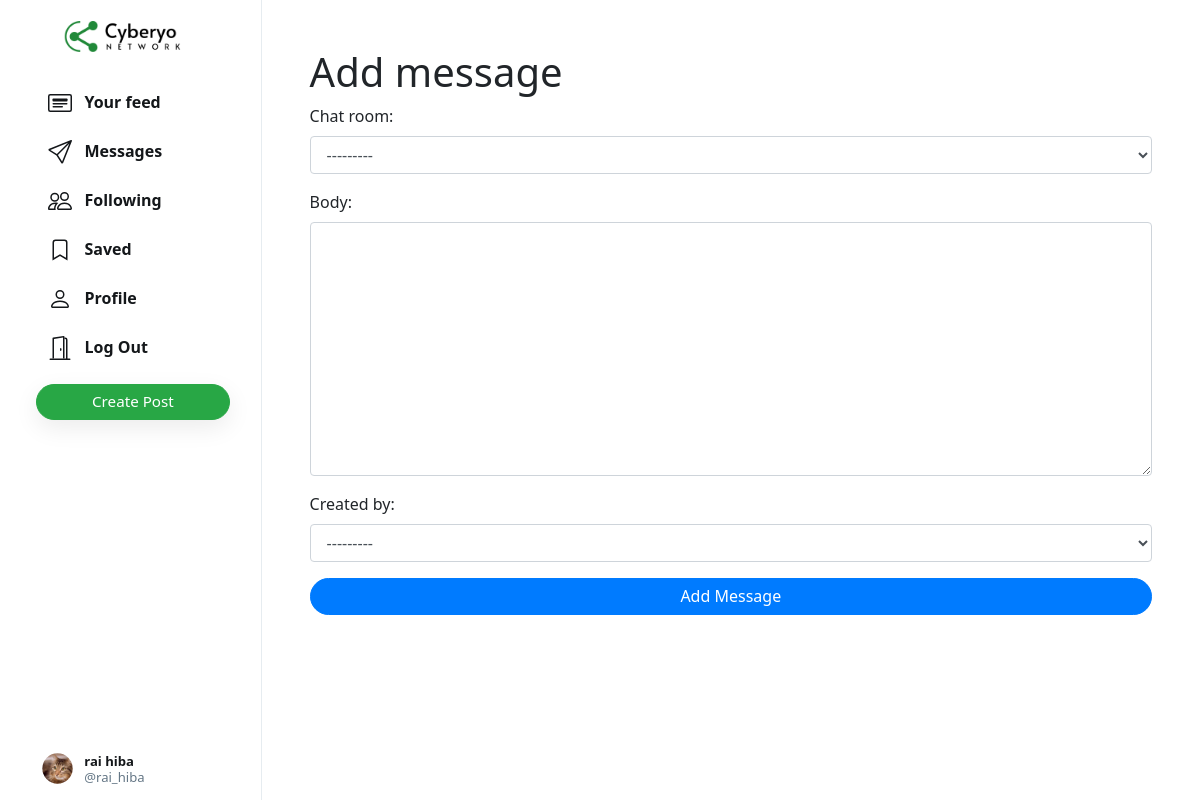
Screenshot of /n/add/message/ (signed in) with the database file from the repository.
### network/models.py (models this page shows, shortened)
class User(AbstractUser):
    profile_pic = models.ImageField(upload_to='profile_pic/')
    bio = models.TextField(max_length=160, blank=True, null=True)
    cover = models.ImageField(upload_to='covers/', blank=True)
    def __str__(self):
        return self.username

### network/views.py (the view)
# urls.py: path('n/add/message/', views.add_message, name='add_message'),
def add_message(request):
    if request.method == 'POST':
        form = MessageForm(request.POST)
        if form.is_valid():
            message = form.save()
            return redirect('admin_message')
    else:
        form = MessageForm()
    return render(request, 'network/admin_panel/add_message.html', {'form': form})

### network/forms.py
class MessageForm(forms.ModelForm):
    created_by = forms.ModelChoiceField(queryset=User.objects.all())  # Adjust queryset as needed
    class Meta:
        model = Message
        fields = ['chat_room', 'body', 'created_by']

### chat/models.py (called while the page is built)
    def __str__(self):
        return f'{self.room_id}'

### network/templates/network/admin_panel/add_message.html (shortened to what this page needs)
{% extends "network/layout.html" %}
{% load static %}
{% block body %}
{% load widget_tweaks %}
<div class="main-div" style="width: 78.2%;">
  <form method="post" class="d-flex flex-column justify-content-center p-5" enctype="multipart/form-data">
    <h1>Add message</h1>
    {% for field in form.visible_fields %}
                <div class="form-group">
                {{ field.label_tag }}
                {% render_field field class="form-control" %}
                </div>
            {% endfor %}
    <button type="submit" class="btn btn-primary">Add Message</button>
  </form>
</div>
{% endblock %}

### network/templates/network/layout.html (shortened to what this page needs)
{% load static %}
<!DOCTYPE html>
<html lang="en">
    <head>
        <link rel="stylesheet" href="https://stackpath.bootstrapcdn.com/bootstrap/4.4.1/css/bootstrap.min.css">
        <link href="{% static 'network/styles.css' %}" rel="stylesheet">
        <link rel="stylesheet" href="https://use.fontawesome.com/releases/v5.15.1/css/all.css">
    </head>
    <body>
        <div class="body" data-page="{{page}}">
            <div class="sidenav">
                <a href="{% url 'index' %}" class="navbar-brand">
                    <img src="{% static 'network/Images/logo.png' %}" height="31px">
                </a>
                <div style="height: 100%;">
                    <div>
                        <div>
                            <ul>
                                <li class="nav-item" id="all_posts">
                                <a href="{% url 'index' %}" class="nav-link">
                                    <div>
                                        &nbsp;&nbsp;Your feed
                                    </div>
                                </a>
                                </li>
                                {% if user.is_authenticated %}
                                    <li class="nav-item" id="messaging">
                                        <a href="{% url 'chatting' %}" class="nav-link">
                                            <div>
                                                &nbsp;&nbsp;Messages
                                            </div>
                                        </a>
                                    </li>
                                    <li class="nav-item" id="following">
                                        <a href="{% url 'following' %}" class="nav-link">
                                            <div>
                                                &nbsp;&nbsp;Following
                                            </div>
                                        </a>
                                    </li>
                                    <li class="nav-item" id="saved">
                                        <a href="{% url 'saved' %}" class="nav-link">
                                            <div>
                                                <svg width="1.5em" height="1.5em" viewBox="0 0 16 16" class="bi bi-bookmark" fill="currentColor" xmlns="http://www.w3.org/2000/svg">
                                                    <path fill-rule="evenodd" d="M8 12l5 3V3a2 2 0 0 0-2-2H5a2 2 0 0 0-2 2v12l5-3zm-4 1.234l4-2.4 4 2.4V3a1 1 0 0 0-1-1H5a1 1 0 0 0-1 1v10.234z"/>
                                                  </svg>
                                                &nbsp;&nbsp;Saved
                                            </div>
                                        </a>
                                    </li>
                                    <li class="nav-item" id="profile">
                                        <a href="{% url 'profile' user.username %}" class="nav-link">
                                            <div>
                                                &nbsp;&nbsp;Profile
                                            </div>
                                        </a>
                                    </li>
                                    <li class="nav-item" id="logout">
                                        <a href="{% url 'logout' %}" class="nav-link">
                                            <div>
                                                &nbsp;&nbsp;Log Out
                                            </div>
                                        </a>
                                    </li>
                                {% endif %}
                            </ul>
                        </div>
                        {% if user.is_authenticated %}
                            <button id="popup-btn" class="btn btn-success new-post-btn" onclick="createpost()">Create Post</button>
                        {% endif %}
                    </div>
                    <div style="position: absolute; bottom: 10px;">
                        {% if user.is_authenticated %}
                            <li class="nav-item sidenav-user">
                                <a href="{% url 'profile' user.username %}" class="nav-link">
                                    <div class="user_account">
                                        <div class="small-profilepic" style="float: left; background-image: url(/media/{{user.profile_pic}})"></div>
                                        <div style="height: 2.7vw; margin: auto;">
                                            <div style="margin-top: 4px;"><strong>{{user.first_name}} {{user.last_name}}</strong></div>
                                            <div class="grey" style="margin-top: 4px;">@{{ user.username }}</div>
                                        </div>
                                    </div>
                                </a>
                            </li>
                        {% endif %}
                    </div>
                </div>
            </div>
            {%block chat%}
            {% block body %}
            {% endblock %}
            </div>
            {% endblock %}
</body>
</html>

### network/static/network/styles.css (style rules this page uses)
.body { display: flex; min-height: 100%; font-family: system-ui, sans-serif; }
.btn { border-radius: 20px; padding: 0.32rem 1rem 0.375rem 1rem; }
.btn, .btn:focus, .btn:active { box-shadow: none !important; -webkit-box-shadow: none !important; }
.grey { color: #657786; }
svg { vertical-align: text-top; }
.sidenav { height: 100%; width: 21.8%; position: fixed; top: 0; left: 0; padding: 15px; list-style: none; border-right: .5px solid #e6ecf0; z-index: 100; padding-left: 3%; background-color: white; }
.sidenav ul { list-style: none; padding-left: 0px; margin-top: 3vh; }
.sidenav li { margin-top: 7px; }
.sidenav .nav-link { color: #14171a; line-height: .7em; font-weight: 700; padding: 0px; }
.sidenav .nav-link > div { padding: 10px 20px 8px 12px; border-radius: 25px; line-height: 0.9em; width: max-content; }
.new-post-btn { padding-left: 55px !important; padding-right: 55px !important; font-size: .95em; font-weight: 530; box-shadow: rgba(0, 0, 0, 0.08) 0px 8px 24px !important; }
.user_account { display: flex; font-size: .82rem; font-weight: normal; padding-top: 3px !important; padding-bottom: 3px !important; padding-left: 3px !important; }
.user_account .small-profilepic { transform: scale(.82); margin-left: auto; margin-top: auto; }
.main-div { position: relative; width: 47.25%; min-height: 100vh; left: 21.8%; }
.small-profilepic { width: 3.1vw; height: 3.1vw; border-radius: 9999px; overflow: hidden; margin-right: 8px; background-size: cover; background-repeat: no-repeat; background-position: center; box-sizing: content-box; }

### rows the page displays
User: profile_pic (picture), first_name "rai", last_name "hiba", username "rai_hiba"

### other values shown
{{ field.label_tag }} "Chat room:" "Body:" "Created by:"
